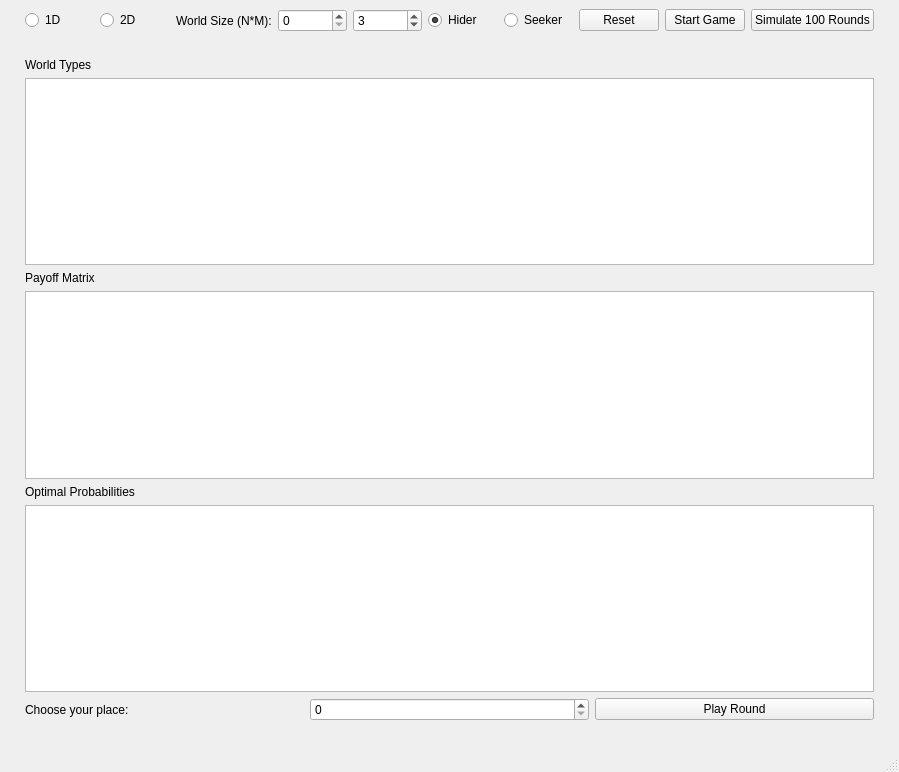
<?xml version="1.0" encoding="UTF-8"?>
<ui version="4.0">
 <class>MainWindow</class>
 <widget class="QMainWindow" name="MainWindow">
  <property name="geometry">
   <rect>
    <x>0</x>
    <y>0</y>
    <width>899</width>
    <height>772</height>
   </rect>
  </property>
  <property name="windowTitle">
   <string>Hide and Seek Game Theory</string>
  </property>
  <widget class="QWidget" name="centralwidget">
   <property name="styleSheet">
    <string notr="true"/>
   </property>
   <layout class="QVBoxLayout" name="mainCentralLayout">
    <item>
     <layout class="QVBoxLayout" name="verticalLayout">
      <property name="sizeConstraint">
       <enum>QLayout::SetDefaultConstraint</enum>
      </property>
      <property name="leftMargin">
       <number>16</number>
      </property>
      <property name="rightMargin">
       <number>16</number>
      </property>
      <property name="bottomMargin">
       <number>0</number>
      </property>
      <item>
       <layout class="QHBoxLayout" name="horizontalLayout_2">
        <item>
         <widget class="QRadioButton" name="oneD">
          <property name="text">
           <string>1D</string>
          </property>
          <property name="checked">
           <bool>false</bool>
          </property>
         </widget>
        </item>
        <item>
         <widget class="QRadioButton" name="twoD">
          <property name="enabled">
           <bool>true</bool>
          </property>
          <property name="text">
           <string>2D</string>
          </property>
         </widget>
        </item>
        <item>
         <widget class="QLabel" name="label_world_size">
          <property name="text">
           <string>World Size (N*M):</string>
          </property>
         </widget>
        </item>
        <item>
         <widget class="QSpinBox" name="N"/>
        </item>
        <item>
         <widget class="QSpinBox" name="M">
          <property name="minimum">
           <number>2</number>
          </property>
          <property name="maximum">
           <number>10</number>
          </property>
          <property name="value">
           <number>3</number>
          </property>
         </widget>
        </item>
        <item>
         <widget class="QRadioButton" name="hider_radio">
          <property name="text">
           <string>Hider</string>
          </property>
          <property name="checked">
           <bool>true</bool>
          </property>
         </widget>
        </item>
        <item>
         <widget class="QRadioButton" name="seeker_radio">
          <property name="text">
           <string>Seeker</string>
          </property>
         </widget>
        </item>
        <item>
         <widget class="QPushButton" name="reset_btn">
          <property name="text">
           <string>Reset</string>
          </property>
         </widget>
        </item>
        <item>
         <widget class="QPushButton" name="start_btn">
          <property name="text">
           <string>Start Game</string>
          </property>
         </widget>
        </item>
        <item>
         <widget class="QPushButton" name="sim_btn">
          <property name="text">
           <string>Simulate 100 Rounds</string>
          </property>
         </widget>
        </item>
       </layout>
      </item>
      <item>
       <widget class="QLabel" name="info_label"/>
      </item>
      <item>
       <widget class="QLabel" name="label_types">
        <property name="text">
         <string>World Types</string>
        </property>
       </widget>
      </item>
      <item>
       <widget class="QTableWidget" name="type_table"/>
      </item>
      <item>
       <widget class="QLabel" name="label_matrix">
        <property name="text">
         <string>Payoff Matrix</string>
        </property>
       </widget>
      </item>
      <item>
       <widget class="QTableWidget" name="matrix_table"/>
      </item>
      <item>
       <widget class="QLabel" name="label_probs">
        <property name="text">
         <string>Optimal Probabilities</string>
        </property>
       </widget>
      </item>
      <item>
       <widget class="QTableWidget" name="prob_table"/>
      </item>
      <item>
       <layout class="QHBoxLayout" name="playLayout">
        <item>
         <widget class="QLabel" name="label_choose_place">
          <property name="text">
           <string>Choose your place:</string>
          </property>
         </widget>
        </item>
        <item>
         <widget class="QSpinBox" name="place_spin"/>
        </item>
        <item>
         <widget class="QPushButton" name="play_btn">
          <property name="text">
           <string>Play Round</string>
          </property>
         </widget>
        </item>
       </layout>
      </item>
     </layout>
    </item>
    <item>
     <widget class="QLabel" name="score_label"/>
    </item>
   </layout>
  </widget>
  <widget class="QMenuBar" name="menubar">
   <property name="geometry">
    <rect>
     <x>0</x>
     <y>0</y>
     <width>899</width>
     <height>20</height>
    </rect>
   </property>
  </widget>
  <widget class="QStatusBar" name="statusbar"/>
 </widget>
 <resources/>
 <connections/>
</ui>
